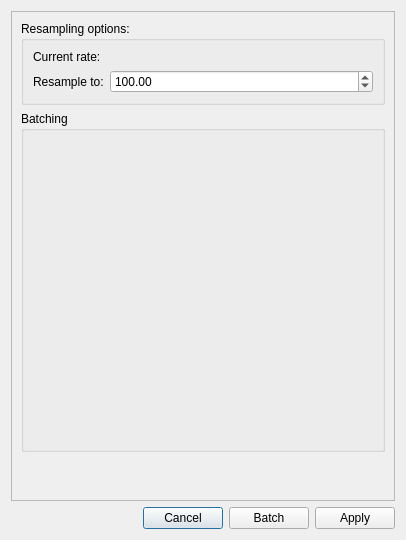
<?xml version="1.0" encoding="UTF-8"?>
<ui version="4.0">
 <class>resamplingDialog</class>
 <widget class="QDialog" name="resamplingDialog">
  <property name="geometry">
   <rect>
    <x>0</x>
    <y>0</y>
    <width>406</width>
    <height>540</height>
   </rect>
  </property>
  <property name="windowTitle">
   <string>Meggie - Resampling</string>
  </property>
  <layout class="QGridLayout" name="gridLayout">
   <item row="0" column="0">
    <widget class="QScrollArea" name="scrollArea">
     <property name="minimumSize">
      <size>
       <width>0</width>
       <height>0</height>
      </size>
     </property>
     <property name="verticalScrollBarPolicy">
      <enum>Qt::ScrollBarAsNeeded</enum>
     </property>
     <property name="horizontalScrollBarPolicy">
      <enum>Qt::ScrollBarAsNeeded</enum>
     </property>
     <property name="sizeAdjustPolicy">
      <enum>QAbstractScrollArea::AdjustToContents</enum>
     </property>
     <property name="widgetResizable">
      <bool>true</bool>
     </property>
     <widget class="QWidget" name="scrollAreaWidgetContents">
      <property name="geometry">
       <rect>
        <x>0</x>
        <y>0</y>
        <width>386</width>
        <height>489</height>
       </rect>
      </property>
      <property name="minimumSize">
       <size>
        <width>0</width>
        <height>0</height>
       </size>
      </property>
      <layout class="QGridLayout" name="gridLayout_2">
       <item row="0" column="0">
        <widget class="QGroupBox" name="groupBoxResample">
         <property name="title">
          <string>Resampling options:</string>
         </property>
         <layout class="QFormLayout" name="formLayout">
          <item row="0" column="0">
           <widget class="QLabel" name="labelCurrentRateHeading">
            <property name="text">
             <string>Current rate:</string>
            </property>
           </widget>
          </item>
          <item row="0" column="1">
           <widget class="QLabel" name="labelCurrentRateValue">
            <property name="text">
             <string/>
            </property>
           </widget>
          </item>
          <item row="1" column="0">
           <widget class="QLabel" name="labelNewRateHeading">
            <property name="text">
             <string>Resample to:</string>
            </property>
           </widget>
          </item>
          <item row="1" column="1">
           <widget class="QDoubleSpinBox" name="doubleSpinBoxNewRate">
            <property name="maximum">
             <double>10000.000000000000000</double>
            </property>
            <property name="value">
             <double>100.000000000000000</double>
            </property>
           </widget>
          </item>
         </layout>
        </widget>
       </item>
       <item row="1" column="0">
        <widget class="QGroupBox" name="groupBoxBatching">
         <property name="title">
          <string>Batching</string>
         </property>
         <layout class="QGridLayout" name="gridLayoutBatching">
          <item row="0" column="0">
           <widget class="QWidget" name="batchingWidgetPlaceholder" native="true">
            <property name="minimumSize">
             <size>
              <width>300</width>
              <height>300</height>
             </size>
            </property>
           </widget>
          </item>
         </layout>
        </widget>
       </item>
       <item row="2" column="0">
        <spacer name="verticalSpacer">
         <property name="orientation">
          <enum>Qt::Vertical</enum>
         </property>
         <property name="sizeHint" stdset="0">
          <size>
           <width>20</width>
           <height>40</height>
          </size>
         </property>
        </spacer>
       </item>
      </layout>
     </widget>
    </widget>
   </item>
   <item row="1" column="0">
    <layout class="QHBoxLayout" name="horizontalLayout">
     <item>
      <spacer name="horizontalSpacer">
       <property name="orientation">
        <enum>Qt::Horizontal</enum>
       </property>
       <property name="sizeHint" stdset="0">
        <size>
         <width>40</width>
         <height>20</height>
        </size>
       </property>
      </spacer>
     </item>
     <item>
      <widget class="QPushButton" name="pushButtonCancel">
       <property name="text">
        <string>Cancel</string>
       </property>
      </widget>
     </item>
     <item>
      <widget class="QPushButton" name="pushButtonBatch">
       <property name="text">
        <string>Batch</string>
       </property>
      </widget>
     </item>
     <item>
      <widget class="QPushButton" name="pushButtonApply">
       <property name="text">
        <string>Apply</string>
       </property>
      </widget>
     </item>
    </layout>
   </item>
  </layout>
 </widget>
 <resources/>
 <connections>
  <connection>
   <sender>pushButtonCancel</sender>
   <signal>clicked()</signal>
   <receiver>resamplingDialog</receiver>
   <slot>reject()</slot>
   <hints>
    <hint type="sourcelabel">
     <x>116</x>
     <y>197</y>
    </hint>
    <hint type="destinationlabel">
     <x>18</x>
     <y>131</y>
    </hint>
   </hints>
  </connection>
  <connection>
   <sender>pushButtonApply</sender>
   <signal>clicked()</signal>
   <receiver>resamplingDialog</receiver>
   <slot>accept()</slot>
   <hints>
    <hint type="sourcelabel">
     <x>319</x>
     <y>197</y>
    </hint>
    <hint type="destinationlabel">
     <x>47</x>
     <y>149</y>
    </hint>
   </hints>
  </connection>
  <connection>
   <sender>pushButtonBatch</sender>
   <signal>clicked()</signal>
   <receiver>resamplingDialog</receiver>
   <slot>acceptBatch()</slot>
   <hints>
    <hint type="sourcelabel">
     <x>175</x>
     <y>210</y>
    </hint>
    <hint type="destinationlabel">
     <x>371</x>
     <y>156</y>
    </hint>
   </hints>
  </connection>
 </connections>
 <slots>
  <slot>acceptBatch()</slot>
 </slots>
</ui>
